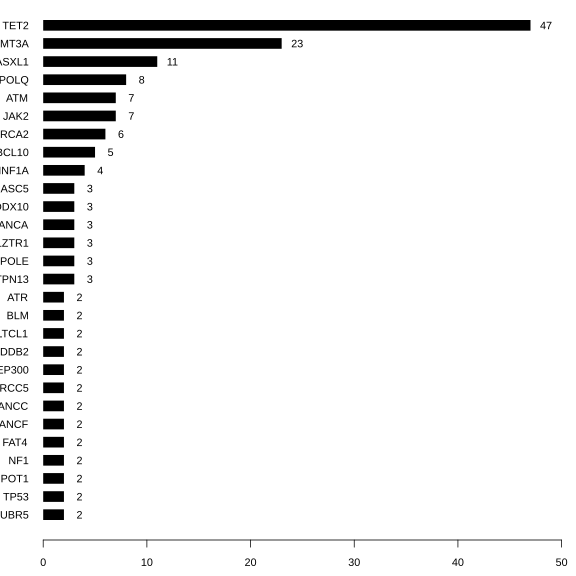

Generate this figure with R:
setwd("C:/Users/mpinese/Downloads/MGRB_revisions")

library(openxlsx)
library(svglite)

tbl = read.xlsx("FreeBayes somatic variants in MGRB.xlsx")

tbl.sel = tbl[tbl$InMGRBPhase2 == 1 & tbl$HotspotOrTSGLoss_10pct == 1,]

genes = sort(unique(tbl.sel$SYMBOL))
sids = sort(unique(tbl.sel$sampleID))

gene_samp = 1*sapply(genes, function(gene) sids %in% tbl.sel$sampleID[tbl.sel$SYMBOL == gene])
rownames(gene_samp) = sids

gene_samp = gene_samp[,order(-colSums(gene_samp))]

gene_nsamps = colSums(gene_samp)

xcoords = barplot(gene_nsamps, las=2, ylab = "Number of individuals", ylim = c(0, 50))
text(xcoords, gene_nsamps + 1, label = as.character(gene_nsamps))

svglite("somatic_snv_gene_plot.svg", height = 8, width = 8)
par(mar = c(5, 6, 0, 2)/2)
xcoords = barplot(rev(gene_nsamps[gene_nsamps > 1]), las=1, horiz=TRUE, space = 0.7, col="black", border = NA, xlab = "Number of individuals", xlim = c(0, 50), cex.names=0.9, cex.axis=0.9)
text(rev(gene_nsamps[gene_nsamps > 1]) + 1.5, xcoords, label = rev(as.character(gene_nsamps[gene_nsamps > 1])), cex = 0.9)
dev.off()

gene_nsamps2 = c(gene_nsamps[gene_nsamps > 1], Other = sum(gene_nsamps[gene_nsamps <= 1]))
xcoords = barplot(gene_nsamps2, las=2, ylab = "Number of individuals", ylim = c(0, 50))
text(xcoords, gene_nsamps2 + 1, label = as.character(gene_nsamps2))
